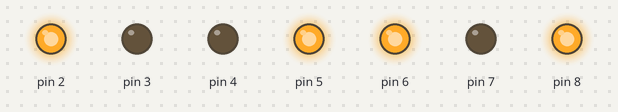
Bench run of a sketch on a simulated Arduino Uno, built with avr-gcc and run on an emulated ATmega328P. Parts: output pins drawn as LEDs (lit = HIGH).

Above: at 0.5 s.
At 3.0 s:
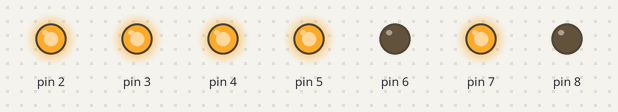
At 6.5 s:
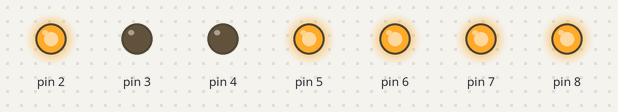
At 9.5 s:
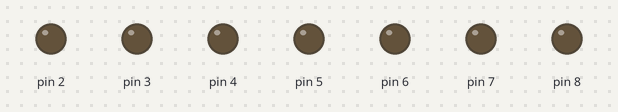
At 13.5 s:
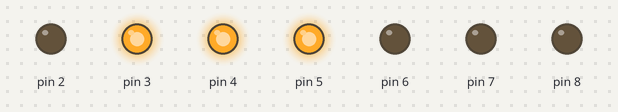
At 17.5 s:
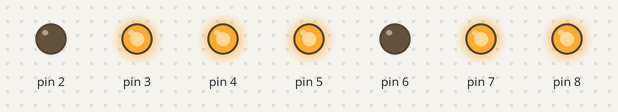
Timing chart, 0 to 18.4 s (numbered marks = the images above):
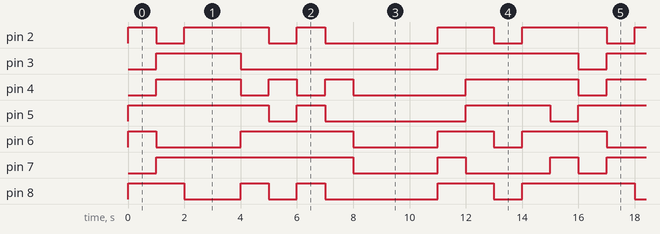

The sketch:

pojopiste7segmentti.ino
```cpp
void setup() {
  //serialBegin(9600);
 pinMode(2, OUTPUT);
  pinMode(3, OUTPUT);
  pinMode(4, OUTPUT);
  pinMode(5, OUTPUT);
  pinMode(6, OUTPUT);
  pinMode(7, OUTPUT);
  pinMode(8, OUTPUT);

}

void loop() {

// K kirjain
digitalWrite(8, HIGH);
digitalWrite(2, HIGH);
//digitalWrite(3, HIGH);
//digitalWrite(4, HIGH);
digitalWrite(5, HIGH);
digitalWrite(6, HIGH);
//digitalWrite(7, HIGH);
delay(1000);

digitalWrite(8, LOW);
digitalWrite(2, LOW);
digitalWrite(3, LOW);
digitalWrite(4, LOW);
digitalWrite(5, LOW);
digitalWrite(6, LOW);
digitalWrite(7, LOW);


// Y kirjain
//digitalWrite(2, HIGH);
digitalWrite(3, HIGH);
digitalWrite(4, HIGH);
digitalWrite(5, HIGH);
//digitalWrite(6, HIGH);
digitalWrite(7, HIGH);
digitalWrite(8, HIGH);
delay(1000);


digitalWrite(2, LOW);
digitalWrite(3, LOW);
digitalWrite(4, LOW);
digitalWrite(5, LOW);
digitalWrite(6, LOW);
digitalWrite(7, LOW);
digitalWrite(8, LOW);

// M kirjain
digitalWrite(2, HIGH);
digitalWrite(3, HIGH);
digitalWrite(4, HIGH);
digitalWrite(5, HIGH);
//digitalWrite(6, HIGH);
digitalWrite(7, HIGH);
//digitalWrite(8, HIGH);
delay(1000);

digitalWrite(2, LOW);
digitalWrite(3, LOW);
digitalWrite(4, LOW);
digitalWrite(5, LOW);
digitalWrite(6, LOW);
digitalWrite(7, LOW);
digitalWrite(8, LOW);

// M kirjain
digitalWrite(2, HIGH);
digitalWrite(3, HIGH);
digitalWrite(4, HIGH);
digitalWrite(5, HIGH);
//digitalWrite(6, HIGH);
digitalWrite(7, HIGH);
//digitalWrite(8, HIGH);
delay(1000);

digitalWrite(2, LOW);
digitalWrite(3, LOW);
digitalWrite(4, LOW);
digitalWrite(5, LOW);
digitalWrite(6, LOW);
digitalWrite(7, LOW);
digitalWrite(8, LOW);

// E kirjain
digitalWrite(2, HIGH);
//digitalWrite(3, HIGH);
//digitalWrite(4, HIGH);
digitalWrite(5, HIGH);
digitalWrite(6, HIGH);
digitalWrite(7, HIGH);
digitalWrite(8, HIGH);
delay(1000);


digitalWrite(2, LOW);
digitalWrite(3, LOW);
digitalWrite(4, LOW);
digitalWrite(5, LOW);
digitalWrite(6, LOW);
digitalWrite(7, LOW);
digitalWrite(8, LOW);

// N kirjain
//digitalWrite(2, HIGH);
//digitalWrite(3, HIGH);
digitalWrite(4, HIGH);
//digitalWrite(5, HIGH);
digitalWrite(6, HIGH);
digitalWrite(7, HIGH);
//digitalWrite(8, HIGH);
delay(1000);


digitalWrite(2, LOW);
digitalWrite(3, LOW);
digitalWrite(4, LOW);
digitalWrite(5, LOW);
digitalWrite(6, LOW);
digitalWrite(7, LOW);
digitalWrite(8, LOW);

// E kirjain
digitalWrite(2, HIGH);
//digitalWrite(3, HIGH);
//digitalWrite(4, HIGH);
digitalWrite(5, HIGH);
digitalWrite(6, HIGH);
digitalWrite(7, HIGH);
digitalWrite(8, HIGH);
delay(1000);


digitalWrite(2, LOW);
digitalWrite(3, LOW);
digitalWrite(4, LOW);
digitalWrite(5, LOW);
digitalWrite(6, LOW);
digitalWrite(7, LOW);
digitalWrite(8, LOW);

// N kirjain
//digitalWrite(2, HIGH);
//digitalWrite(3, HIGH);
digitalWrite(4, HIGH);
//digitalWrite(5, HIGH);
digitalWrite(6, HIGH);
digitalWrite(7, HIGH);
//digitalWrite(8, HIGH);
delay(1000);


digitalWrite(2, LOW);
digitalWrite(3, LOW);
digitalWrite(4, LOW);
digitalWrite(5, LOW);
digitalWrite(6, LOW);
digitalWrite(7, LOW);
digitalWrite(8, LOW);
delay(3000);

// P kirjain
digitalWrite(2, HIGH);
digitalWrite(3, HIGH);
//digitalWrite(4, HIGH);
//digitalWrite(5, HIGH);
digitalWrite(6, HIGH);
digitalWrite(7, HIGH);
digitalWrite(8, HIGH);
delay(1000);


digitalWrite(2, LOW);
digitalWrite(3, LOW);
digitalWrite(4, LOW);
digitalWrite(5, LOW);
digitalWrite(6, LOW);
digitalWrite(7, LOW);
digitalWrite(8, LOW);


// O kirjain
digitalWrite(2, HIGH);
digitalWrite(3, HIGH);
digitalWrite(4, HIGH);
digitalWrite(5, HIGH);
digitalWrite(6, HIGH);
//digitalWrite(7, HIGH);
digitalWrite(8, HIGH);
delay(1000);


digitalWrite(2, LOW);
digitalWrite(3, LOW);
digitalWrite(4, LOW);
digitalWrite(5, LOW);
digitalWrite(6, LOW);
digitalWrite(7, LOW);
digitalWrite(8, LOW);


// J kirjain
//digitalWrite(2, HIGH);
digitalWrite(3, HIGH);
digitalWrite(4, HIGH);
digitalWrite(5, HIGH);
//digitalWrite(6, HIGH);
//digitalWrite(7, HIGH);
//digitalWrite(8, HIGH);
delay(1000);


digitalWrite(2, LOW);
digitalWrite(3, LOW);
digitalWrite(4, LOW);
digitalWrite(5, LOW);
digitalWrite(6, LOW);
digitalWrite(7, LOW);
digitalWrite(8, LOW);


// O kirjain
digitalWrite(2, HIGH);
digitalWrite(3, HIGH);
digitalWrite(4, HIGH);
digitalWrite(5, HIGH);
digitalWrite(6, HIGH);
//digitalWrite(7, HIGH);
digitalWrite(8, HIGH);
delay(1000);


digitalWrite(2, LOW);
digitalWrite(3, LOW);
digitalWrite(4, LOW);
digitalWrite(5, LOW);
digitalWrite(6, LOW);
digitalWrite(7, LOW);
digitalWrite(8, LOW);


// A kirjain
digitalWrite(2, HIGH);
digitalWrite(3, HIGH);
digitalWrite(4, HIGH);
//digitalWrite(5, HIGH);
digitalWrite(6, HIGH);
digitalWrite(7, HIGH);
digitalWrite(8, HIGH);
delay(1000);


digitalWrite(2, LOW);
digitalWrite(3, LOW);
digitalWrite(4, LOW);
digitalWrite(5, LOW);
digitalWrite(6, LOW);
digitalWrite(7, LOW);
digitalWrite(8, LOW);

}
```

Measured:
- by itself, pin 2: repeats every 16.0 s: LOW 1.0 s, HIGH 3.0 s, LOW 1.0 s, HIGH 1.0 s, LOW 4.0 s, HIGH 2.0 s, LOW 1.0 s, HIGH 3.0 s
- by itself, pin 3: repeats every 16.0 s: LOW 7.0 s, HIGH 5.0 s, LOW 1.0 s, HIGH 3.0 s
- by itself, pin 4: repeats every 16.0 s: 2 × (LOW 1.0 s, HIGH 1.0 s), LOW 4.0 s, HIGH 4.0 s, LOW 1.0 s, HIGH 3.0 s
- by itself, pin 5: repeats every 16.0 s: LOW 1.0 s, HIGH 1.0 s, LOW 5.0 s, HIGH 3.0 s, LOW 1.0 s, HIGH 5.0 s
- by itself, pin 6: repeats every 16.0 s: LOW 3.0 s, HIGH 4.0 s, LOW 3.0 s, HIGH 2.0 s, LOW 1.0 s, HIGH 3.0 s
- by itself, pin 7: LOW → HIGH at 1.0 s, → LOW 7.0 s later, → HIGH 3.0 s later, → LOW 1.0 s later, … (13 changes in this stretch)
- by itself, pin 8: repeats every 16.0 s: LOW 2.0 s, HIGH 1.0 s, LOW 1.0 s, HIGH 1.0 s, LOW 4.0 s, HIGH 2.0 s, LOW 1.0 s, HIGH 4.0 s
